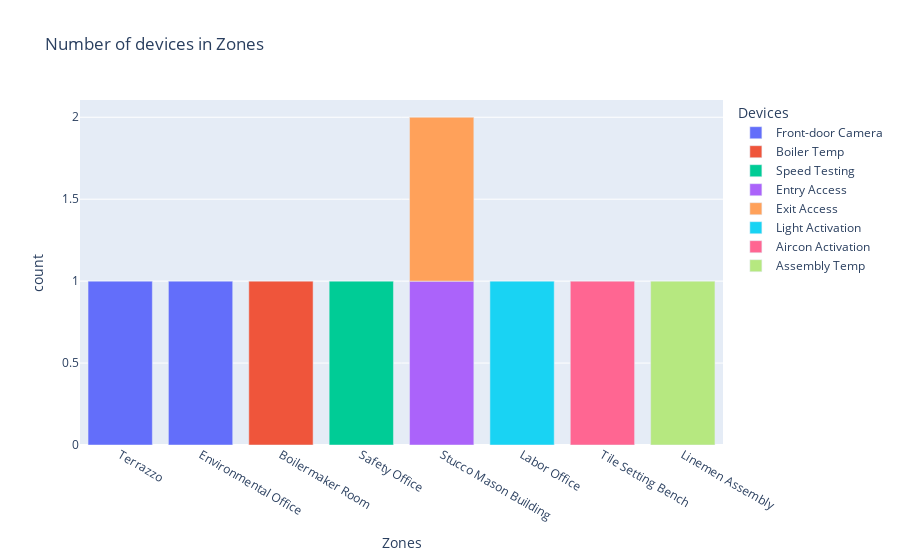

The notebook cell saved with this chart:
### Code cell
# visual to monitor device per zone
selectionZone = 'Zones'
plot_bar(selectionZone)

### Figure 1 — Plotly figure (JSON) as saved in the notebook; plotly's stock layout.template omitted (floating-point values rounded to 4 significant figures)
{"data": [{"alignmentgroup": "True", "hovertemplate": "Devices=Front-door Camera<br>Zones=%{x}<br>count=%{y}<extra></extra>", "legendgroup": "Front-door Camera", "marker": {"color": "#636efa", "pattern": {"shape": ""}}, "name": "Front-door Camera", "offsetgroup": "Front-door Camera", "orientation": "v", "showlegend": true, "textposition": "auto", "type": "bar", "x": ["Terrazzo", "Environmental Office"], "xaxis": "x", "y": [1, 1], "yaxis": "y"}, {"alignmentgroup": "True", "hovertemplate": "Devices=Boiler Temp<br>Zones=%{x}<br>count=%{y}<extra></extra>", "legendgroup": "Boiler Temp", "marker": {"color": "#EF553B", "pattern": {"shape": ""}}, "name": "Boiler Temp", "offsetgroup": "Boiler Temp", "orientation": "v", "showlegend": true, "textposition": "auto", "type": "bar", "x": ["Boilermaker Room"], "xaxis": "x", "y": [1], "yaxis": "y"}, {"alignmentgroup": "True", "hovertemplate": "Devices=Speed Testing<br>Zones=%{x}<br>count=%{y}<extra></extra>", "legendgroup": "Speed Testing", "marker": {"color": "#00cc96", "pattern": {"shape": ""}}, "name": "Speed Testing", "offsetgroup": "Speed Testing", "orientation": "v", "showlegend": true, "textposition": "auto", "type": "bar", "x": ["Safety Office"], "xaxis": "x", "y": [1], "yaxis": "y"}, {"alignmentgroup": "True", "hovertemplate": "Devices=Entry Access<br>Zones=%{x}<br>count=%{y}<extra></extra>", "legendgroup": "Entry Access", "marker": {"color": "#ab63fa", "pattern": {"shape": ""}}, "name": "Entry Access", "offsetgroup": "Entry Access", "orientation": "v", "showlegend": true, "textposition": "auto", "type": "bar", "x": ["Stucco Mason Building"], "xaxis": "x", "y": [1], "yaxis": "y"}, {"alignmentgroup": "True", "hovertemplate": "Devices=Exit Access<br>Zones=%{x}<br>count=%{y}<extra></extra>", "legendgroup": "Exit Access", "marker": {"color": "#FFA15A", "pattern": {"shape": ""}}, "name": "Exit Access", "offsetgroup": "Exit Access", "orientation": "v", "showlegend": true, "textposition": "auto", "type": "bar", "x": ["Stucco Mason Building"], "xaxis": "x", "y": [1], "yaxis": "y"}, {"alignmentgroup": "True", "hovertemplate": "Devices=Light Activation<br>Zones=%{x}<br>count=%{y}<extra></extra>", "legendgroup": "Light Activation", "marker": {"color": "#19d3f3", "pattern": {"shape": ""}}, "name": "Light Activation", "offsetgroup": "Light Activation", "orientation": "v", "showlegend": true, "textposition": "auto", "type": "bar", "x": ["Labor Office"], "xaxis": "x", "y": [1], "yaxis": "y"}, {"alignmentgroup": "True", "hovertemplate": "Devices=Aircon Activation<br>Zones=%{x}<br>count=%{y}<extra></extra>", "legendgroup": "Aircon Activation", "marker": {"color": "#FF6692", "pattern": {"shape": ""}}, "name": "Aircon Activation", "offsetgroup": "Aircon Activation", "orientation": "v", "showlegend": true, "textposition": "auto", "type": "bar", "x": ["Tile Setting Bench"], "xaxis": "x", "y": [1], "yaxis": "y"}, {"alignmentgroup": "True", "hovertemplate": "Devices=Assembly Temp<br>Zones=%{x}<br>count=%{y}<extra></extra>", "legendgroup": "Assembly Temp", "marker": {"color": "#B6E880", "pattern": {"shape": ""}}, "name": "Assembly Temp", "offsetgroup": "Assembly Temp", "orientation": "v", "showlegend": true, "textposition": "auto", "type": "bar", "x": ["Linemen Assembly"], "xaxis": "x", "y": [1], "yaxis": "y"}], "layout": {"barmode": "relative", "legend": {"title": {"text": "Devices"}, "tracegroupgap": 0}, "title": {"text": "Number of devices in Zones"}, "xaxis": {"anchor": "y", "domain": [0, 1], "title": {"text": "Zones"}}, "yaxis": {"anchor": "x", "domain": [0, 1], "title": {"text": "count"}}}}
